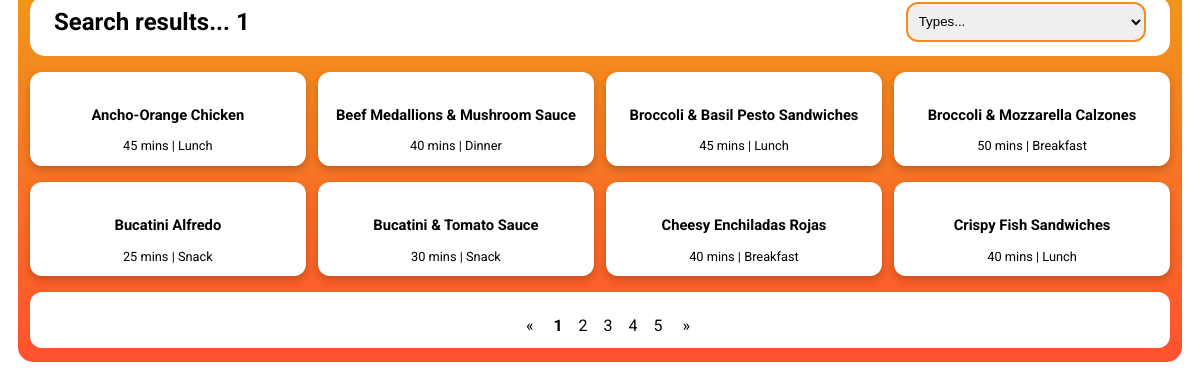
Screenshot of /search.php with the database file from the repository.
### tables this page shows
CREATE TABLE `recipe` (
  `id` int(11) NOT NULL,
  `title` varchar(44) DEFAULT NULL,
  `category` varchar(44) NOT NULL,
  `side` varchar(44) DEFAULT NULL,
  `description` varchar(418) DEFAULT NULL,
  `time` varchar(4) DEFAULT NULL,
  `servings` varchar(3) DEFAULT NULL,
  `nutrition` varchar(5) DEFAULT NULL,
  `ingredients` varchar(406) DEFAULT NULL,
  `kitchen_tool` varchar(61) DEFAULT NULL,
  `kitchen_tool_desc` varchar(583) DEFAULT NULL,
  `tip` varchar(46) DEFAULT NULL,
  `tips_desc` varchar(885) DEFAULT NULL,
  `steps` varchar(3019) DEFAULT NULL,
  `tags` varchar(75) DEFAULT NULL,
  `folder` text NOT NULL,
  `image` text NOT NULL,
  `ingredientsimage` text NOT NULL,
  `stepimage1` text NOT NULL,
  `stepimage2` text NOT NULL,
  `stepimage3` text NOT NULL,
  `stepimage4` text NOT NULL,
  `stepimage5` text NOT NULL,
  `stepimage6` text NOT NULL
);

### search.php (the view, shortened to what this page needs)
<!DOCTYPE html>
<html lang="en">
    <head>
        <link rel="stylesheet" href="https://use.fontawesome.com/releases/v5.8.1/css/all.css">
        <link rel="stylesheet" type="text/css" href="main.css">
    </head>
    <body>
    <div class="content">
            <div class="filter-space">
                <?php
                $page = $_GET['page'];
                if ($page == '') { $page = 1; }
                $limit = 8;
                $offset = $limit * ($page-1);
                $result = mysqli_query($link, "SELECT * FROM recipe WHERE title like '%".strtolower(mysqli_real_escape_string($link, $_GET['q']))."%' OR description like '%".strtolower(mysqli_real_escape_string($link, $_GET['q']))."%' OR tags like '%".strtolower(mysqli_real_escape_string($link, $_GET['q']))."%' OR category like '%".strtolower(mysqli_real_escape_string($link, $_GET['q']))."%' ORDER BY id ASC LIMIT $offset, $limit");
                $result_count = mysqli_query($link, "COUNT(SELECT * FROM recipe WHERE title like '%".strtolower(mysqli_real_escape_string($link, $_GET['q']))."%' OR description like '%".strtolower(mysqli_real_escape_string($link, $_GET['q']))."%' OR tags like '%".strtolower(mysqli_real_escape_string($link, $_GET['q']))."%' OR category like '%".strtolower(mysqli_real_escape_string($link, $_GET['q']))."%' ORDER BY id ASC LIMIT $offset, $limit)");
                ?>
                <h3> Search results... <?php echo $result_count;?></h3>
                <form action="search.php" method="get" class="filter-form">
                    <select name="q" class="select" onchange="this.form.submit()">
                        <option value disabled selected> Types... </option>
                    </select>
                </form>
            </div>
        <div class="flexbox">
            <?php
            while ($row = mysqli_fetch_array($result))
            {
            ?>
            <div class="card">
                <a href="recipe.php?id=<?php echo $row['id']?>" class="card-link">
                    <div class="container">
                        <h4><?php echo trim($row['title'], '"');?></h4>
                        <p> <?php echo trim($row['time'], '"');?> mins | <?php echo $row['category']?>
                        </div>
                </a>
            </div>
            <?php
            }
            ?>
        </div>
        <div class="footer-space">
            <nav aria-label="Page navigation">
            <ul class="pagination" style="text-align: center;">
            <?php
            $current = $_GET['page'];
            if ($current == '') { $current = 1; }
            $next = $current +1;
            $previous = $current -1;
            if ($previous <= 0)
            {
                $previous = 1;
            }
            $page = $current;
            $start = $page - 2;
            $end = $page + 1;
            if ($start <= 2)
            {
                $start = 1;
                $end = 5;
            }
            ?>
            <?php
            if ($current > 1) {
                echo '
                    <a href="search.php?q='.$_GET['q'].'&page='.$previous.'" class="space">
                    <span aria-hidden="true">&laquo;</span>
                    </a>';
            }
            else {
                echo '
                    <a href="#" class="space">
                    <span aria-hidden="true">&laquo;</span>
                    </a>';
            }
            while ($start <= $end)
            {
                if ($start == $current)
                {
                    if ($start=="1")
                    {
                        echo '<b><a href="search.php?q='.$_GET['q'].'" class="space">1</a></b>';
                    }
                    else {
                        echo '<b><a href="search.php?q='.$_GET['q'].'&page='.$current.'" class="space">'.$current.'</a></b>';
                    }
                }
                else
                {
                    if ($start=="1")
                    {
                        echo '<a href="search.php?q='.$_GET['q'].'" class="space">1</a>';
                    }
                    else{
                        echo '<a href="search.php?q='.$_GET['q'].'&page='.$start.'" class="space">'.$start.'</a>';
                    }
                }
                $start ++;
            }
            if ($end != $current) {
                echo '
                    <a href="search.php?q='.$_GET['q'].'&page='.$next.'" class="space">
                    <span aria-hidden="true">&raquo;</span>
                    </a>';
            }
            ?>
            </ul>
        </nav>
        </div>
    </div>
    </body>
</html>

### main.css (style rules this page uses)
* { border: none; box-sizing: border-box; margin: 0; padding: 0; }
a { text-decoration: none; }
option[value=""][disabled] { display: none; }
.content { background: linear-gradient(to top, #ff512f, #f09819); border-radius: 10px; width: 90vw; margin: 0 auto; left: 0; right: 0; position: absolute; margin-bottom: 1em; padding-bottom: 1em; }
h3 { font-family: 'Roboto', sans-serif; margin-left: 1em; margin-top: 1.5em; padding-top: .5em; position: relative; }
h4 { font-family: 'Roboto', sans-serif; margin-top: 1em; margin-bottom: 1em; font-size: 1.15em; z-index: -1; }
.filter-space { background-color: white; height: 3em; border-radius: 10px; margin: 0 auto; margin-top: -.7em; width: 85vw; position: relative; }
.filter-form { text-align: right; margin-top: -1.65em; margin-right: 1em; }
.select { border: 1px solid #f68b1f; border-radius: 10px; padding: .5em; height: 2.5em; display: block; float: right; position: relative; }
select option { height: 3em; }
ul { display: inline-block; }
.flexbox { display: flex; flex-flow: column; justify-content: center; align-items: center; margin: 0 auto; max-width: 99%; }
.card { width: 85vw; margin: 0 auto; margin-top: 1em; text-align: center; box-shadow: 0 4px 8px 0 rgba(0,0,0,0.2); transition: 0.3s; border-radius: 10px; background-color: white; }
.card p { margin: 1em auto; }
.card-link { font-family: 'Roboto', sans-serif; color: #000; box-shadow: 0 0 0 black; transition-duration: 0.5s; transition-timing-function: ease-in-out; transition-delay: 0.0s; }
.footer-space { background-color: white; text-align: center; height: 4em; border-radius: 10px; margin: 1em auto; margin-bottom: -2px; width: 85vw; position: relative; padding-top: 1.5em; }
.space { padding-left: .5em; padding-right: .5em; font-size: 1em; font-family: 'Roboto', sans-serif; color: black; }
@media screen and (min-width : 768px) { .filter-space { height: 3em; border-radius: 15px; font-size: 1.5em; } }
@media screen and (min-width : 768px) { h3 { padding-top: .5em; padding-left: 1em; } }
@media screen and (min-width : 768px) { .select { border: 2px solid #f68b1f; border-radius: 12px; height: 3.5em; width: 20vw; } }
@media screen and (min-width : 768px) { .select option { height: 2em; } }
@media screen and (min-width : 768px) { .flexbox { display: flex; flex-flow: row wrap; justify-content: center; align-items: center; margin: 0 auto; } }
@media screen and (min-width : 768px) { .container { font-size: 1em; } }
@media screen and (min-width : 768px) { .card { width: 40vw; border-radius: 12px; } }
@media screen and (min-width : 768px) { .card p { margin: 1em auto; } }
@media screen and (min-width : 768px) { .footer-space { border-radius: 12px; width: 85vw; height: 5em; } }
@media screen and (min-width : 768px) { .space { font-size: 1.3em; } }
@media screen and (min-width : 1024px) { .content { margin-top: -1em; border-radius: 15px; width: 97vw; } }
@media screen and (min-width : 1024px) { .filter-space { margin-top: -1em; height: 2em; width: 95vw; padding-bottom: 2.5em; } }
@media screen and (min-width : 1024px) { h3 { padding-top: .5em; padding-left: 0; font-size: 1em; font-weight: bold; } }
@media screen and (min-width : 1024px) { .card { width: 23vw; border-radius: 12px; } }
@media screen and (min-width : 1024px) { .card p { margin: 1em auto; } }
@media screen and (min-width : 1024px) { .select { border: 2px solid #f68b1f; border-radius: 12px; height: 3em; margin-top: .4em; width: 20vw; } }
@media screen and (min-width : 1024px) { .select option { height: 2em; } }
@media screen and (min-width : 1024px) { ul { position: relative; padding-left: 1em; } }
@media screen and (min-width : 1024px) { .footer-space { border-radius: 12px; width: 95vw; height: 3.5em; margin-bottom: -2px; } }
@media screen and (min-width : 1024px) { .space { font-size: 1em; padding-bottom: 1em; } }
@media screen and (min-width : 1024px) { .container { font-size: .8em; } }

### rows the page displays
recipe: title "Ancho-Orange Chicken", time "45", category "Lunch"
recipe: title "Beef Medallions & Mushroom Sauce", time "40", category "Dinner"
recipe: title "Broccoli & Basil Pesto Sandwiches", time "45", category "Lunch"
recipe: title "Broccoli & Mozzarella Calzones", time "50", category "Breakfast"
recipe: title "Bucatini Alfredo", time "25", category "Snack"
recipe: title "Bucatini & Tomato Sauce", time "30", category "Snack"
recipe: title "Cheesy Enchiladas Rojas", time "40", category "Breakfast"
recipe: title "Crispy Fish Sandwiches", time "40", category "Lunch"

### other values shown
$result_count "1"
